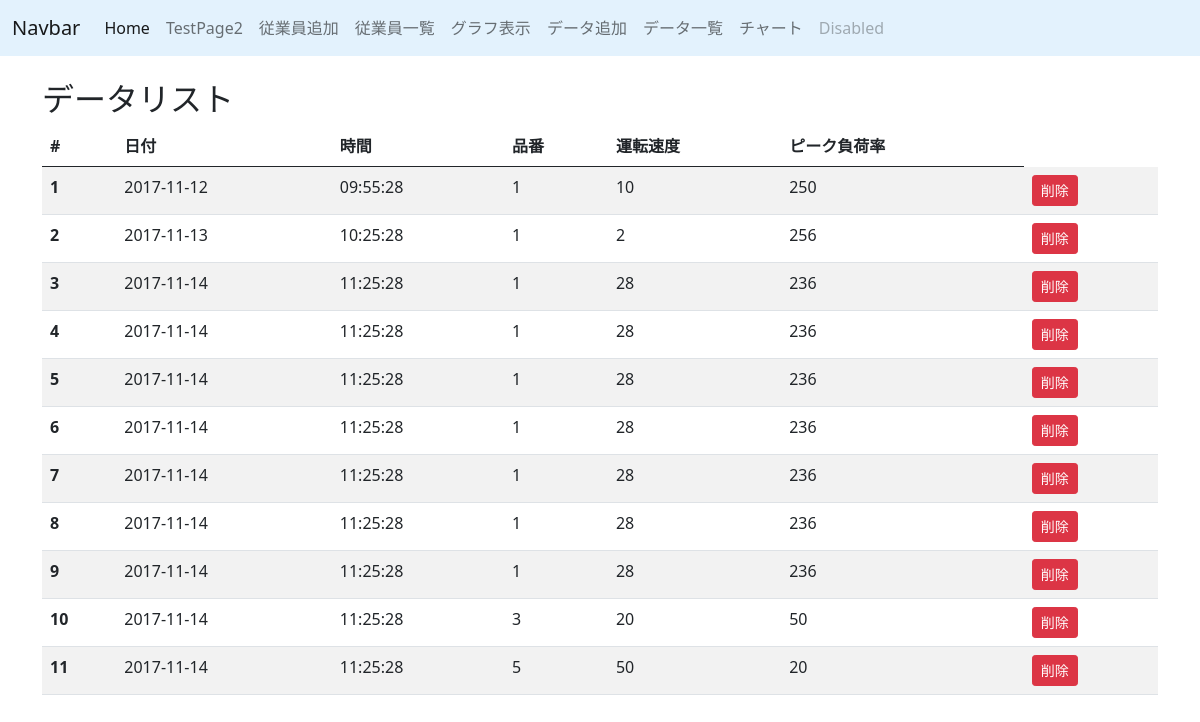
/sampledatalist, run on an earlier commit of the app's database.
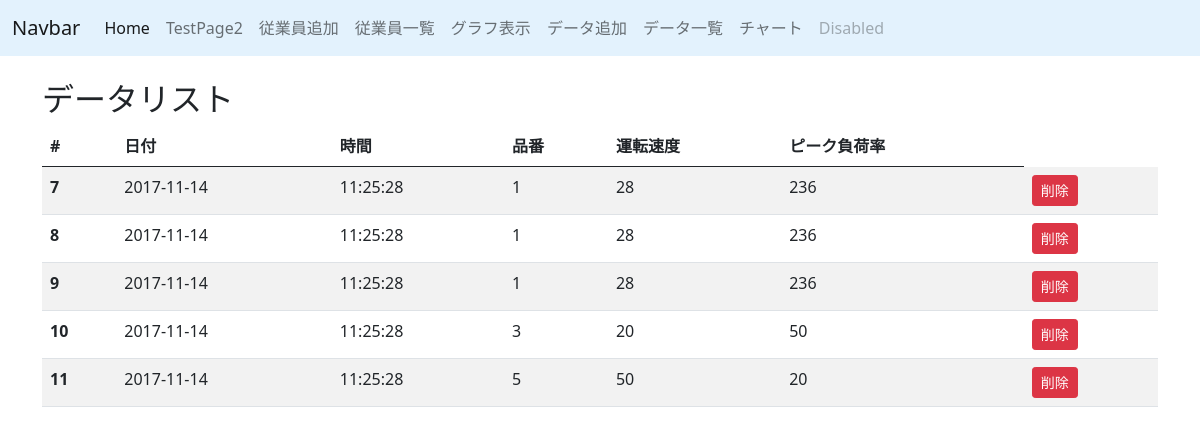
And on a later commit of the database.
### testapp/models/sampledata.py (models this page shows)
class Sampledata(db.Model):
    __tablename__ = 'sampledata'
    id = db.Column(db.Integer, primary_key=True)  # システムで使う番号
    getdate = db.Column(db.Date)  # 日付
    gettime = db.Column(db.Time)  # 時間
    speed = db.Column(db.Integer)  # 運転速度
    itemno = db.Column(db.Integer)  # 品番
    peak = db.Column(db.Integer)  # 社歴
    created_at = db.Column(db.DateTime, nullable=False, default=datetime.now)  # 作成日時
    updated_at = db.Column(db.DateTime, nullable=False, default=datetime.now, onupdate=datetime.now)  # 更新日時

### testapp/views.py (the view)
@app.route('/sampledatalist')
def data_list():
    sampledatalist = Sampledata.query.all()
    return render_template('testapp/sampledata_list.html', sampledatalist=sampledatalist)

### testapp/templates/testapp/sampledata_list.html
{% extends "testapp/layout.html" %}
{% block content %}
<div class="container mt-4">
    <h2>データリスト</h2>
    <table class="table table-striped">
        <thead>
            <tr>
              <th scope="col">#</th>
              <th scope="col">日付</th>
              <th scope="col">時間</th>
              <th scope="col">品番</th>
              <th scope="col">運転速度</th>
              <th scope="col">ピーク負荷率</th>
            </tr>
          </thead>
          <tbody>
            {% for sampledata in sampledatalist %}
            <tr>
              <th scope="row">{{ sampledata.id }}</th>
              <td>{{ sampledata.getdate }}</td>
              <td>{{ sampledata.gettime }}</td>
              <td>{{ sampledata.itemno }}</td>
              <td>{{ sampledata.speed }}</td>
              <td>{{ sampledata.peak }}</td>
              <td>
                <form action="{{ url_for('sampledatalist_delete', id=sampledata.id) }}" method="POST">
                  <input class="btn btn-danger btn-sm" type="submit" value="削除">
                </form>
              </td>
            </tr>
            {% endfor %}
          </tbody>
    </table>
</div>
{% endblock %}

### testapp/templates/testapp/layout.html (shortened to what this page needs)
<!DOCTYPE html>
<html lang="ja">
<head>
    <link href="https://cdn.jsdelivr.net/npm/bootstrap@5.0.2/dist/css/bootstrap.min.css" rel="stylesheet">
</head>
<body>
    <nav class="navbar navbar-expand-lg navbar-light" style="background-color: #e3f2fd;">
        <div class="container-fluid">
          <a class="navbar-brand" href="#">Navbar</a>
          <div class="collapse navbar-collapse" id="navbarNavAltMarkup">
            <div class="navbar-nav">
              <a class="nav-link active" aria-current="page" href="/">Home</a>
              <a class="nav-link" href="/test">TestPage2</a>
              <a class="nav-link" href="/add_employee">従業員追加</a>
              <a class="nav-link" href="/employees">従業員一覧</a>
              <a class="nav-link" href="/graph">グラフ表示</a>
              <a class="nav-link" href="/add_sampledata">データ追加</a>
              <a class="nav-link" href="/sampledatalist">データ一覧</a>
              <a class="nav-link" href="/linechart">チャート</a>
              <a class="nav-link disabled" href="#" tabindex="-1" aria-disabled="true">Disabled</a>
            </div>
          </div>
        </div>
      </nav>
    {% block content %}
    {% endblock %}
</body>
</html>

What changed in the data, as far as the page shows it:
removed Sampledata: id "1", getdate "2017-11-12", gettime "09:55:28", itemno "1", speed "10", peak "250"
removed Sampledata: id "2", getdate "2017-11-13", gettime "10:25:28", itemno "1", speed "2", peak "256"
removed Sampledata: id "3", getdate "2017-11-14", gettime "11:25:28", itemno "1", speed "28", peak "236"
removed Sampledata: id "4", getdate "2017-11-14", gettime "11:25:28", itemno "1", speed "28", peak "236"
removed Sampledata: id "5", getdate "2017-11-14", gettime "11:25:28", itemno "1", speed "28", peak "236"
removed Sampledata: id "6", getdate "2017-11-14", gettime "11:25:28", itemno "1", speed "28", peak "236"
